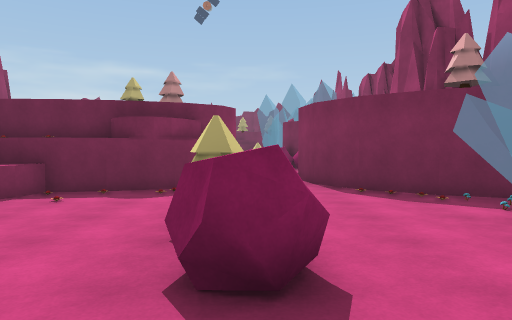
[1] (above)

24 first-person views from a walk through a scene from a Unity 3-D project. The camera is 1.5 m above the floor, tilts 2° down and sees 70° across. The floor is counted in squares, 2 m on a side. Each view is taken from the middle of a square. On the plan, view 1 faces up. The plan holds only what a view shows up to about 11 squares ahead; the rest is blank. The place goes on beyond the plan. The player character is not drawn. Some animated figures are left out.

[2]
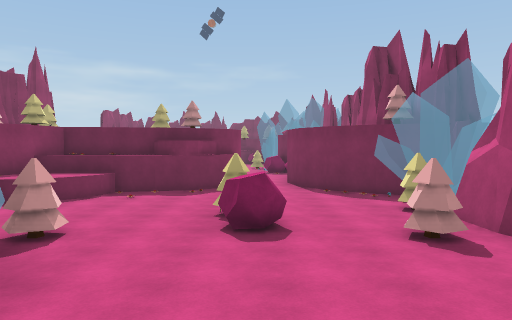

[3]
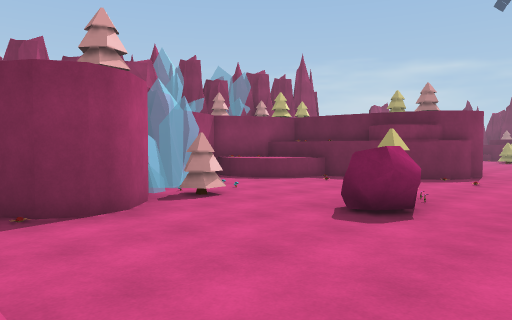

[4]
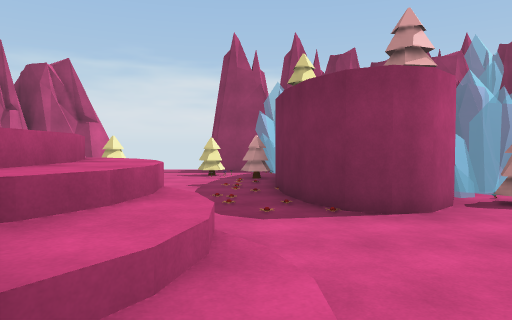

[5]
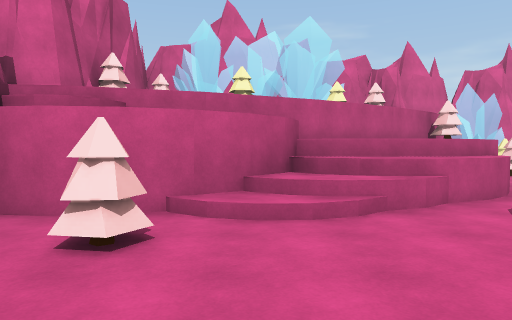

[6]
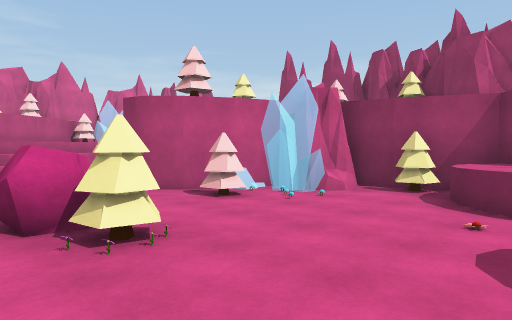

[7]
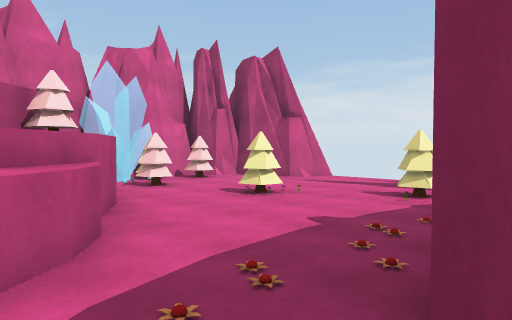

[8]
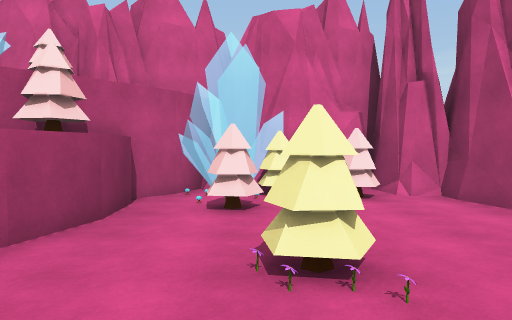

[9]
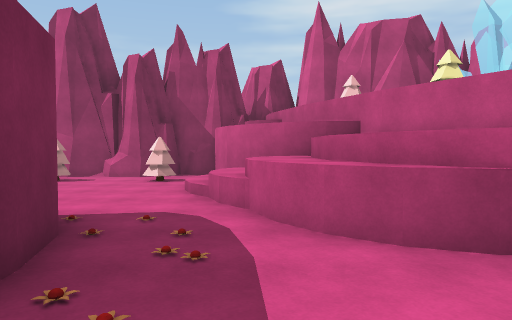

[10]
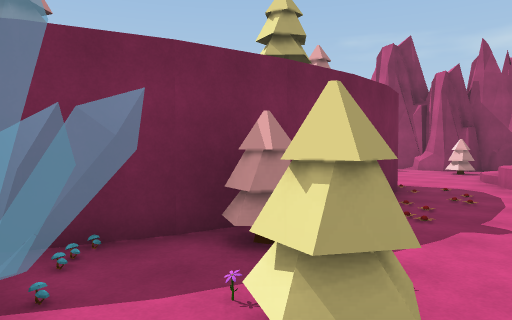

[11]
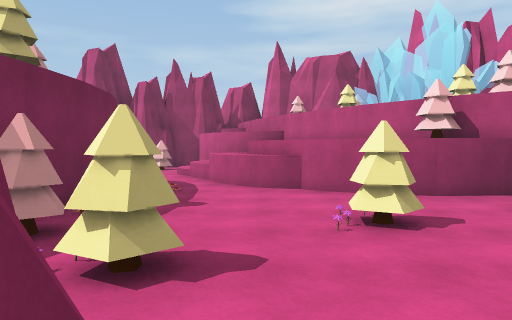

[12]
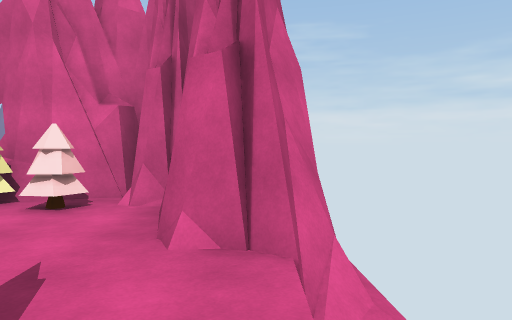

[13]
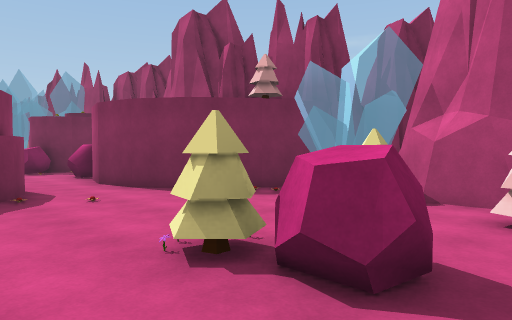

[14]
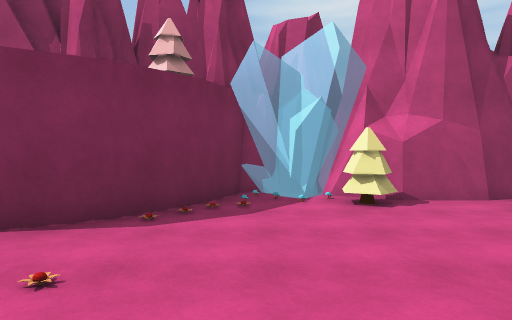

[15]
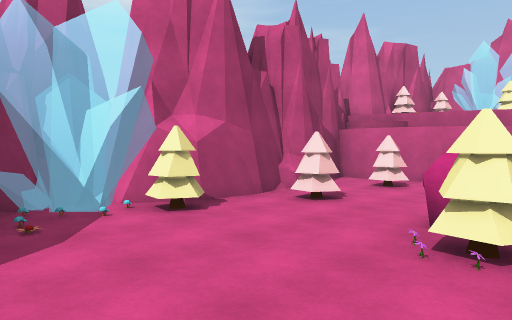

[16]
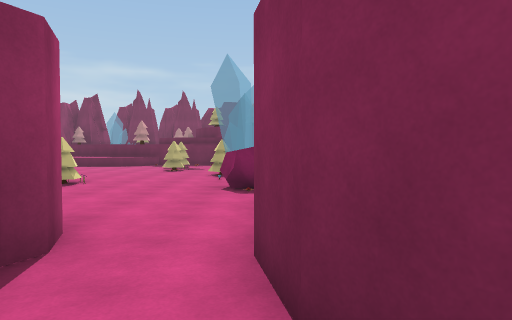

[17]
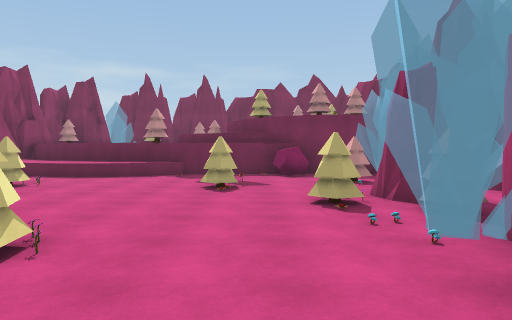

[18]
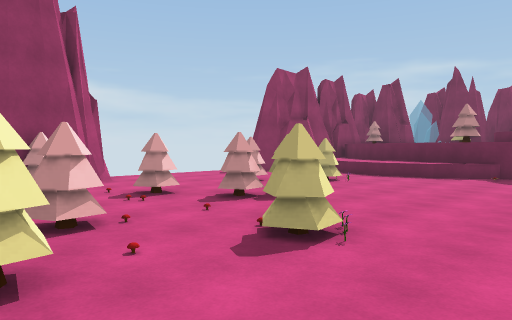

[19]
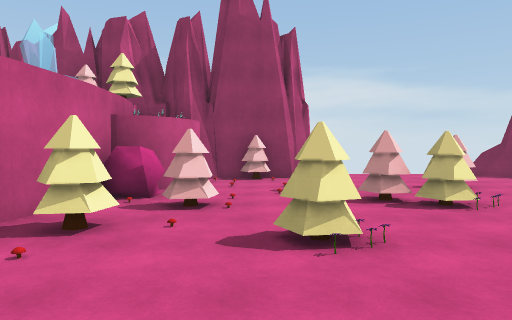

[20]
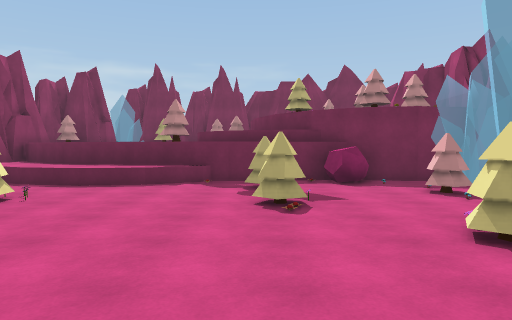

[21]
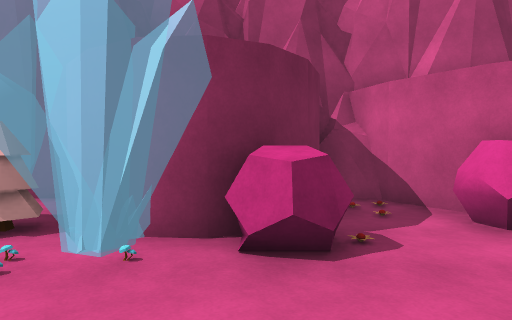

[22]
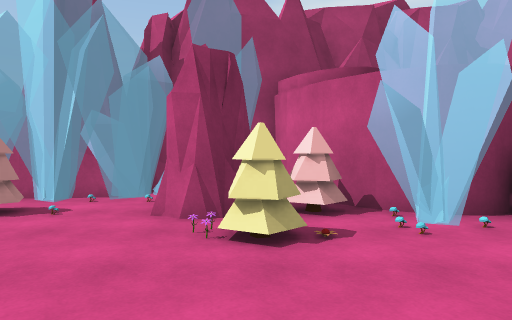

[23]
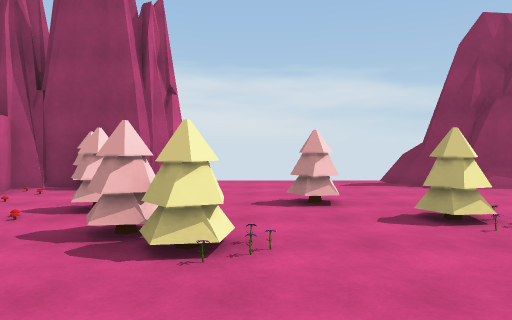

[24]
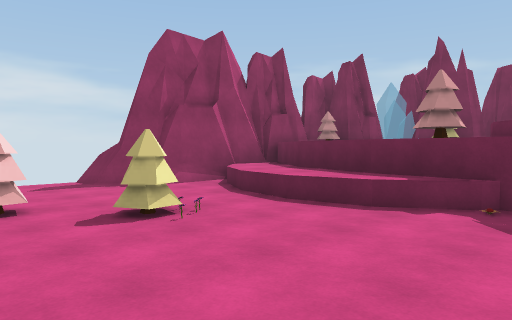

### Floor plan
Key: @ floor where view 1 was taken; # wall or solid block; . floor; / step, stairs or slope; = window, fence, low wall or low ledge; ^ raised ledge; v drop or lower ground; R rock; T tree; O other object.
Columns run from 11 left of view 1 to 5 right of it. Each row starts with its distance up from view 1.
 24   #
 23   #^^
 22   #^^^^T ####
 21   #^^^^^O.OR###
 20  ##..^...TO.. #
 19 =#...O......T
 18  ....TO..T..OO
 17  ...TO...O.O#O
 16  .....OO..OT O
 15  .....T.O.OOO##
 14   #.OTOOOO.OO##
 13   T.OOO.T...R###
 12   #O..T.O...OOO#
 11   ###RO.TO..R.##
 10        ## ..R##
  9           #.##
  8           #.##
  7        ####..##
  6      ###.O.O.O###
  5      # ^O....OOO#
  4      #T....O.OT #
  3      #.OO.OOO.O#
  2      #O TO.R...#
  1      ####....T.#
  0    ## ###..@...#
 -1    O#####....T.#
 -2   OOTOOOOO.///##
 -3   #TO.OO.=//###
 -4  ..O....#^^^^#
 -5  ...OO..^ ^##
 -6 v......####
 -7 v#...O.#
 -8 ###..TO#
 -9   #T.TO#
-10   ######

Positions as (right, up) in squares from view 1, and headings:
1: (0, 0), facing up
2: (0, -3), facing up
3: (2, -2), facing up-left
4: (2, -2), facing left
5: (1, 2), facing down
6: (1, 6), facing down-left
7: (-2, -1), facing down-left
8: (-6, -3), facing down
9: (-6, -3), facing right
10: (-9, -4), facing up-right
11: (-10, -4), facing right
12: (-10, -4), facing down
13: (-2, 1), facing up-right
14: (-2, 5), facing right
15: (-1, 6), facing down-right
16: (1, 6), facing up
17: (-1, 11), facing up
18: (-1, 11), facing up-left
19: (0, 13), facing left
20: (-2, 13), facing up
21: (-2, 13), facing right
22: (-3, 16), facing right
23: (-2, 16), facing left
24: (-2, 16), facing up-left
